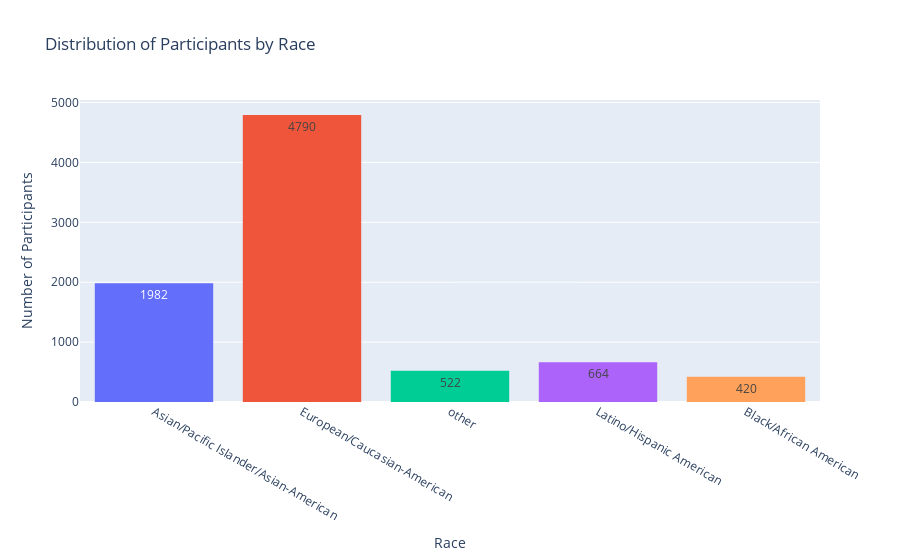

Source (notebook cell):
### Code cell
# Create a histogram for race distribution
fig = px.histogram(
    df_1, 
    x='race',
    color='race',  # Coloring by race category
    title='Distribution of Participants by Race',
    labels={'race': 'Race', 'count': 'Number of Participants'},
    text_auto=True  # Adds count labels on top of bars
)

# Customize the layout
fig.update_layout(
    xaxis_title='Race',
    yaxis_title='Number of Participants',
    bargap=0.2,  # Gap between bars
    showlegend=False  # Hide legend since color and x-axis show the same info
)

# Display the figure
fig.show()

### Figure 1 — Plotly figure (JSON) as saved in the notebook; plotly's stock layout.template omitted (floating-point values rounded to 4 significant figures; data arrays with more than 128 entries replaced by an {"elided": "..."} marker saying what was removed)
{"data": [{"alignmentgroup": "True", "bingroup": "x", "hovertemplate": "Race=%{x}<br>count=%{y}<extra></extra>", "legendgroup": "Asian/Pacific Islander/Asian-American", "marker": {"color": "#636efa", "pattern": {"shape": ""}}, "name": "Asian/Pacific Islander/Asian-American", "offsetgroup": "Asian/Pacific Islander/Asian-American", "orientation": "v", "showlegend": true, "texttemplate": "%{value}", "type": "histogram", "x": {"elided": "1982 str values"}, "xaxis": "x", "yaxis": "y"}, {"alignmentgroup": "True", "bingroup": "x", "hovertemplate": "Race=%{x}<br>count=%{y}<extra></extra>", "legendgroup": "European/Caucasian-American", "marker": {"color": "#EF553B", "pattern": {"shape": ""}}, "name": "European/Caucasian-American", "offsetgroup": "European/Caucasian-American", "orientation": "v", "showlegend": true, "texttemplate": "%{value}", "type": "histogram", "x": {"elided": "4790 str values"}, "xaxis": "x", "yaxis": "y"}, {"alignmentgroup": "True", "bingroup": "x", "hovertemplate": "Race=%{x}<br>count=%{y}<extra></extra>", "legendgroup": "other", "marker": {"color": "#00cc96", "pattern": {"shape": ""}}, "name": "other", "offsetgroup": "other", "orientation": "v", "showlegend": true, "texttemplate": "%{value}", "type": "histogram", "x": {"elided": "522 str values"}, "xaxis": "x", "yaxis": "y"}, {"alignmentgroup": "True", "bingroup": "x", "hovertemplate": "Race=%{x}<br>count=%{y}<extra></extra>", "legendgroup": "Latino/Hispanic American", "marker": {"color": "#ab63fa", "pattern": {"shape": ""}}, "name": "Latino/Hispanic American", "offsetgroup": "Latino/Hispanic American", "orientation": "v", "showlegend": true, "texttemplate": "%{value}", "type": "histogram", "x": {"elided": "664 str values"}, "xaxis": "x", "yaxis": "y"}, {"alignmentgroup": "True", "bingroup": "x", "hovertemplate": "Race=%{x}<br>count=%{y}<extra></extra>", "legendgroup": "Black/African American", "marker": {"color": "#FFA15A", "pattern": {"shape": ""}}, "name": "Black/African American", "offsetgroup": "Black/African American", "orientation": "v", "showlegend": true, "texttemplate": "%{value}", "type": "histogram", "x": {"elided": "420 str values"}, "xaxis": "x", "yaxis": "y"}], "layout": {"bargap": 0.2, "barmode": "relative", "legend": {"title": {"text": "Race"}, "tracegroupgap": 0}, "showlegend": false, "title": {"text": "Distribution of Participants by Race"}, "xaxis": {"anchor": "y", "categoryarray": ["Asian/Pacific Islander/Asian-American", "European/Caucasian-American", "other", "Latino/Hispanic American", "Black/African American"], "categoryorder": "array", "domain": [0, 1], "title": {"text": "Race"}}, "yaxis": {"anchor": "x", "domain": [0, 1], "title": {"text": "Number of Participants"}}}}
